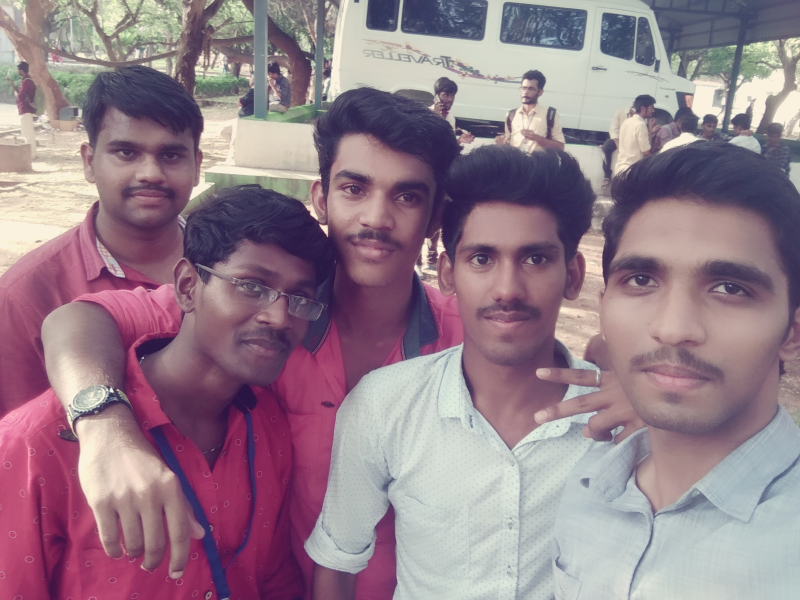
#> input picture Input/3.jpg, 1600 x 1200 px, found by its file name (shown at 1/2 size)
$ python tester.py
#> lines starting #> are read from the running program, lines starting #| are printed output that depends on the picture; after the words box and inside, x2 and y2 are one past the last pixel; in counts of white or black regions, pixels touching at a corner belong together
#> further down, test_img is the input picture: shape (1200, 1600, 3); mean B, G, R 138.3, 125.6, 148.8
### faceRecognition.py
import cv2
import os
import numpy as np

def faceDetection(test_img):
    gray_img = cv2.cvtColor(test_img,cv2.COLOR_BGR2GRAY)
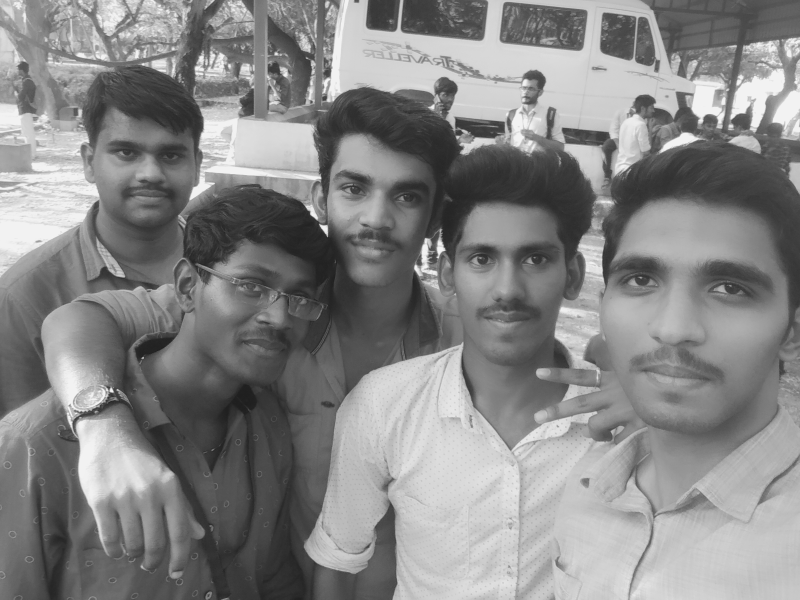
#> gray_img: shape (1200, 1600) (shown at 1/2 size); min 27, max 243, mean 134
    face_haar_cascade = cv2.CascadeClassifier('haarcascades\haarcascade_frontalface_default.xml')
    faces = face_haar_cascade.detectMultiScale(gray_img,scaleFactor = 1.32, minNeighbors = 5)
#> faces = [[341, 14, 221, 221], [173, 214, 248, 248], [626, 288, 254, 254], [876, 404, 294, 294], [1125, 399, 440, 440]]
    for(x,y,w,h) in faces:
        cv2.rectangle(test_img, (x,y), (x+w, y+h), (255,0,0), thickness = 10)
#> this loop made 5 passes
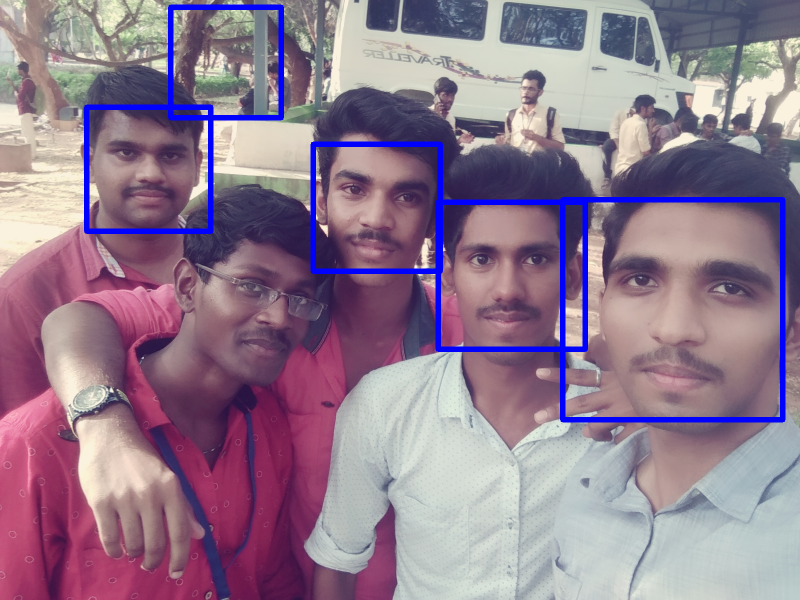
#> test_img: shape (1200, 1600, 3) (shown at 1/2 size); 3.23% of pixels changed, all inside (x1, y1, x2, y2) = (168, 9, 1571, 845)

    resized_img = cv2.resize(test_img, (750,700))
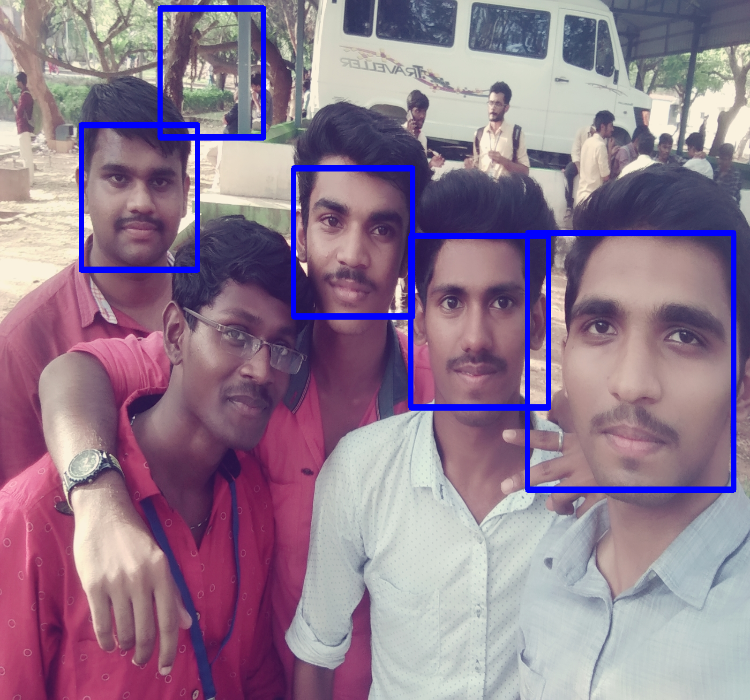
#> resized_img: shape (700, 750, 3); mean B, G, R 142.6, 122.1, 144.7
    cv2.imshow("face-Detected",resized_img)
    cv2.waitKey(100)
    return faces, gray_img

# [30 lines left out: functions labels_for_training_data, train_classifier, not called in this run]

def draw_rect(test_img, face):
    x,y,w,h = face
    cv2.rectangle(test_img, (x, y), (x + w, y + h), (255, 0, 0), thickness=10)

def put_text(test_img, text , x,y):
    cv2.putText(test_img, text, (x,y), cv2.FONT_HERSHEY_DUPLEX,3,(255,0,0), 6)

### tester.py
import cv2
import os
import numpy as np

import faceRecognition as fr

test_img = cv2.imread('Input\\3.jpg')
faces_detected, gray_img = fr.faceDetection(test_img)
#> faces_detected has the same summary as faces in faceDetection
if len(faces_detected) ==0:
    print("No face Detected")
else:
    print("FaceDetected")


for(x,y,w,h) in faces_detected:
     cv2.rectangle(test_img, (x,y), (x+w, y+h), (255,0,0), thickness = 10)
# [12 lines of commented-out code are left out]


face_recognizer = cv2.face.LBPHFaceRecognizer_create()
#> (the run stopped early here; a loop or call above may not have finished)

$ run again, with Input/2.jpg copied over Input/3.jpg
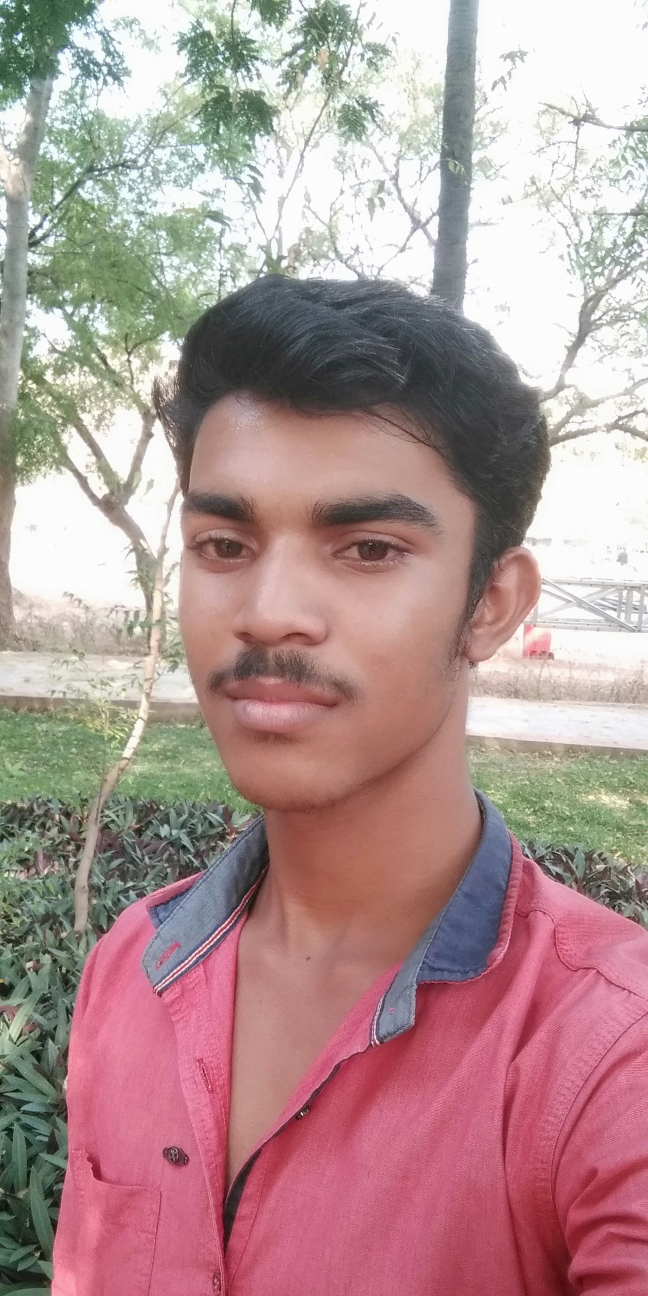
#> input picture Input/2.jpg, 1296 x 2592 px, found by its file name (shown at 1/2 size)
#> test_img is the input picture: shape (2592, 1296, 3); mean B, G, R 148, 148.4, 177.2
#> in faceDetection, `gray_img = cv2.cvtColor(test_img,cv2.COLOR_BGR2GRAY)`:
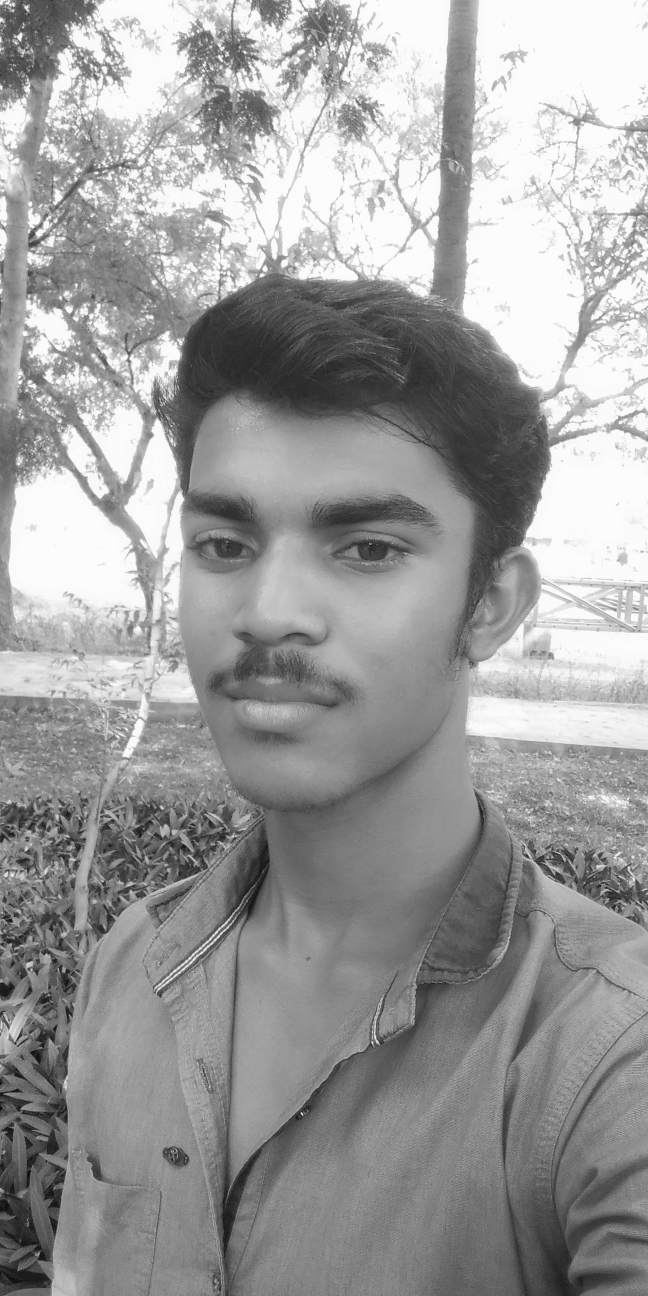
#> gray_img: shape (2592, 1296) (shown at 1/2 size); min 2, max 255, mean 156.9
#> faces = [[193, 782, 772, 772]]
#> the loop in faceDetection, `for(x,y,w,h) in faces:` made 1 pass
#> in faceDetection, `resized_img = cv2.resize(test_img, (750,700))`:
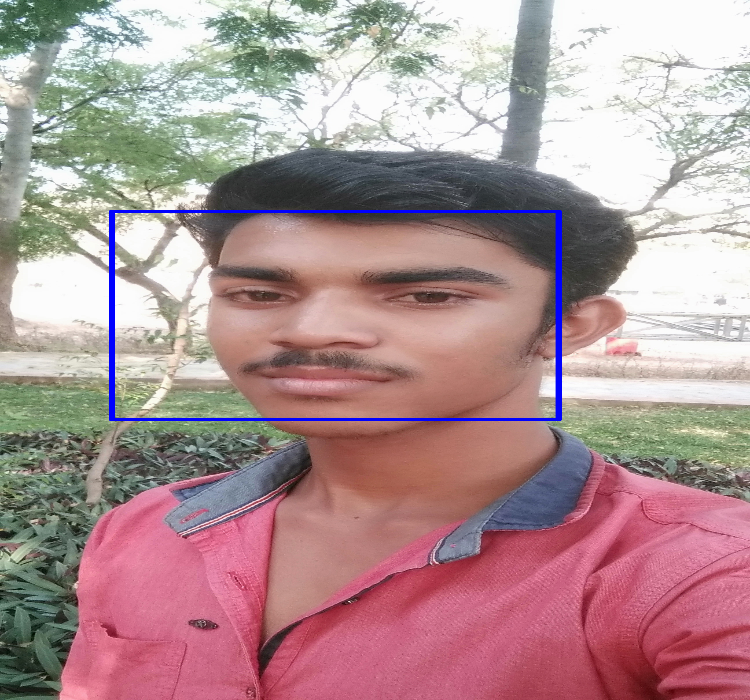
#> resized_img: shape (700, 750, 3); mean B, G, R 149.2, 146.9, 175.6
#> the loop `for(x,y,w,h) in faces_detected:` made 1 pass

$ run again, with Input/sasi.jpg copied over Input/3.jpg
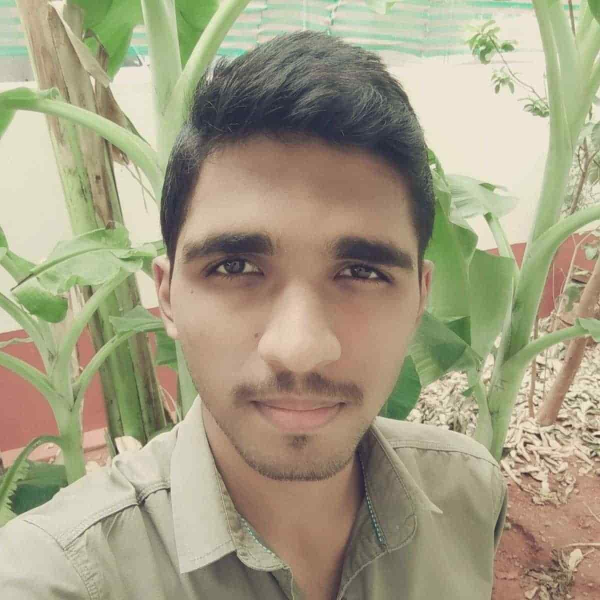
#> input picture Input/sasi.jpg, 1200 x 1200 px, found by its file name (shown at 1/2 size)
#> test_img is the input picture: shape (1200, 1200, 3); mean B, G, R 132.4, 158.7, 164.7
#> in faceDetection, `gray_img = cv2.cvtColor(test_img,cv2.COLOR_BGR2GRAY)`:
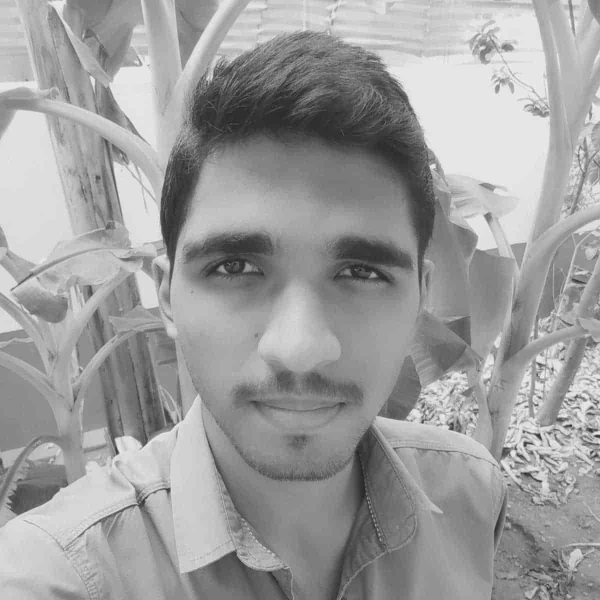
#> gray_img: shape (1200, 1200) (shown at 1/2 size); min 18, max 253, mean 157.5
#> faces = [[242, 265, 729, 729]]
#> the loop in faceDetection, `for(x,y,w,h) in faces:` made 1 pass
#> in faceDetection, `resized_img = cv2.resize(test_img, (750,700))`:
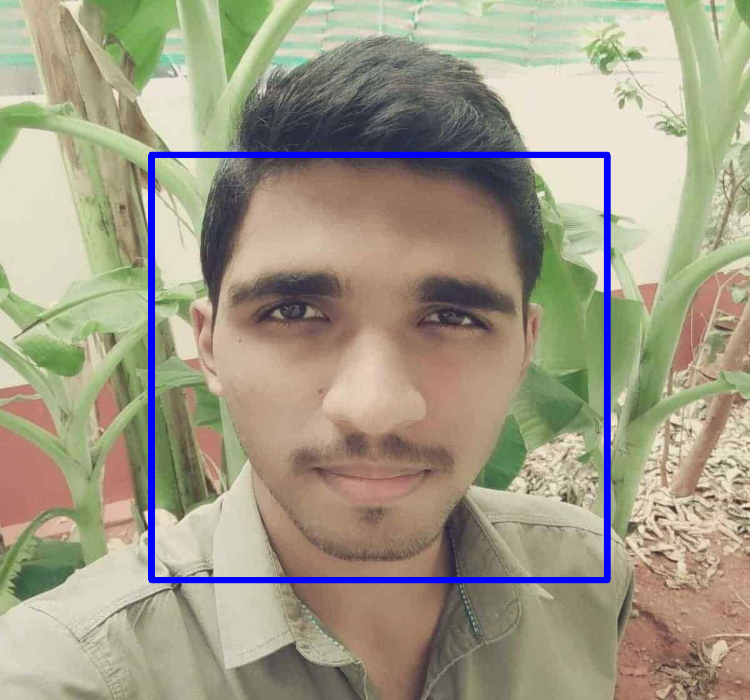
#> resized_img: shape (700, 750, 3); mean B, G, R 135.1, 155.2, 161.2
#> the loop `for(x,y,w,h) in faces_detected:` made 1 pass

$ run again, with Input/1.jpeg copied over Input/3.jpg
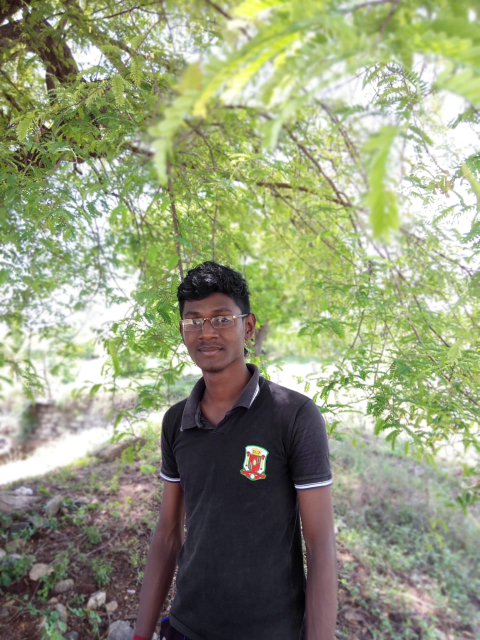
#> input picture Input/1.jpeg, 959 x 1280 px, found by its file name (shown at 1/2 size)
#> test_img is the input picture: shape (1280, 959, 3); mean B, G, R 123.5, 154.2, 148
#> in faceDetection, `gray_img = cv2.cvtColor(test_img,cv2.COLOR_BGR2GRAY)`:
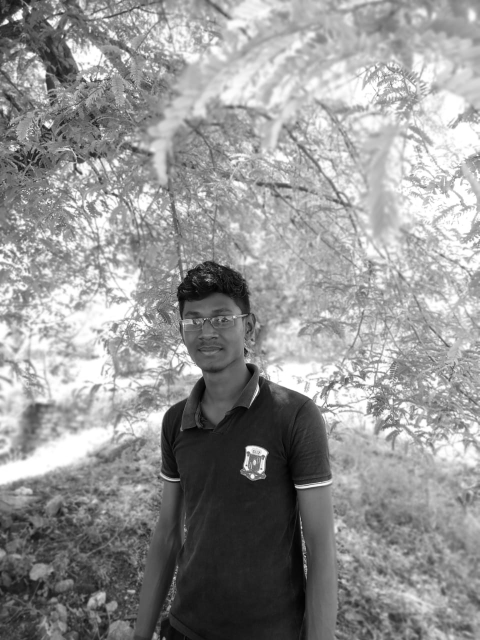
#> gray_img: shape (1280, 959) (shown at 1/2 size); min 0, max 255, mean 148.8
#> faces = [[334, 688, 55, 55], [473, 886, 73, 73]]
#> the loop in faceDetection, `for(x,y,w,h) in faces:` made 2 passes
#> in faceDetection, `resized_img = cv2.resize(test_img, (750,700))`:
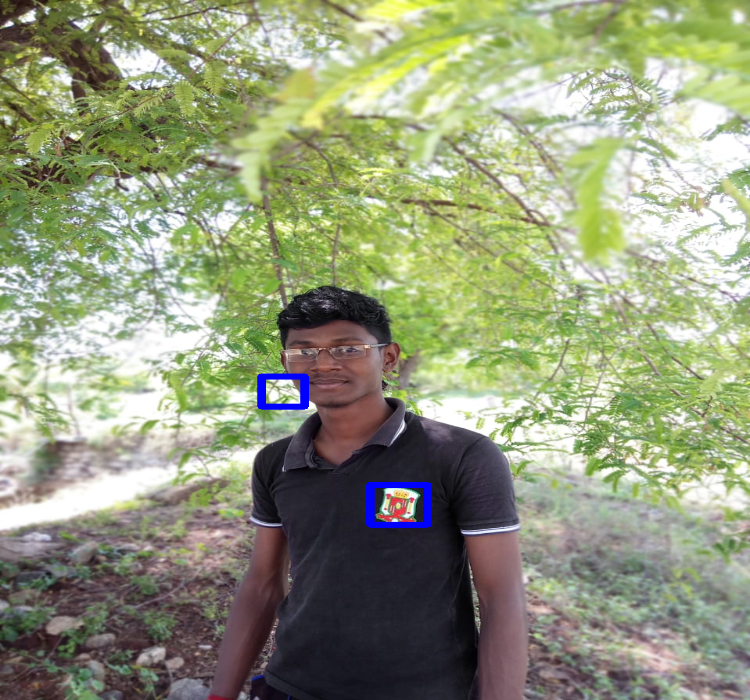
#> resized_img: shape (700, 750, 3); mean B, G, R 124.2, 153.6, 147.5
#> the loop `for(x,y,w,h) in faces_detected:` made 2 passes
